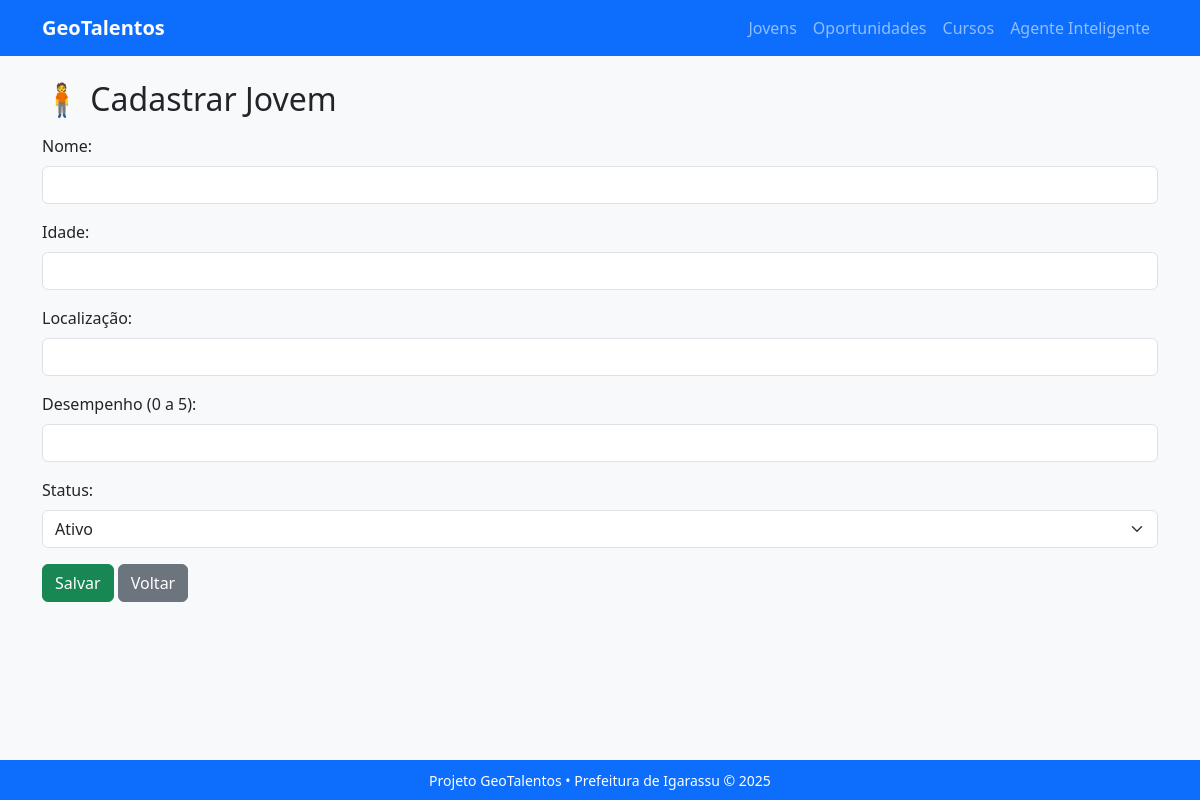
Before: /editar_jovem/2 with the older database file.
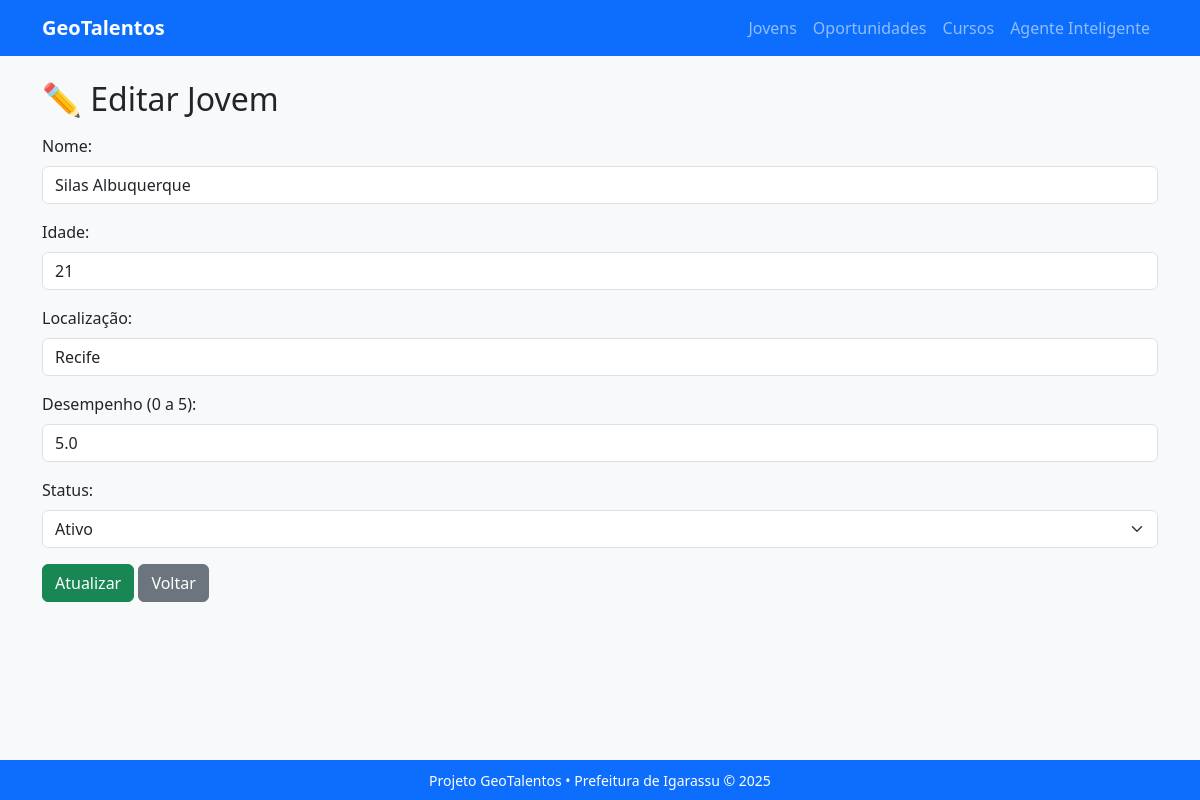
After: the same page with the newer database file.
### tables this page shows
CREATE TABLE jovem (
        id INTEGER PRIMARY KEY AUTOINCREMENT,
        nome TEXT,
        idade INTEGER,
        localizacao TEXT,
        desempenho REAL,
        status TEXT);

### app.py (the view, shortened to what this page needs)
@app.route('/editar_jovem/<int:id>', methods=['GET', 'POST'])
def editar_jovem(id):
    conn = conectar()
    cur = conn.cursor()
    cur.execute('SELECT * FROM jovem WHERE id=?', (id,))
    jovem = cur.fetchone()
    conn.close()
    return render_template('form_jovem.html', jovem=jovem)

### app.py (called while the page is built)
def conectar():
    return sqlite3.connect('geotalentos.db')

### templates/form_jovem.html (shortened to what this page needs)
{% extends 'base.html' %}
{% block conteudo %}
<h2>{% if jovem %}✏️ Editar Jovem{% else %}🧍 Cadastrar Jovem{% endif %}</h2>
<form method="POST" class="mt-3" action="{% if jovem %}/editar_jovem/{{ jovem[0] }}{% else %}/novo_jovem{% endif %}">
  <div class="mb-3"><label class="form-label">Nome:</label><input type="text" class="form-control" name="nome" value="{% if jovem %}{{ jovem[1] }}{% endif %}" required></div>
  <div class="mb-3"><label class="form-label">Idade:</label><input type="number" class="form-control" name="idade" value="{% if jovem %}{{ jovem[2] }}{% endif %}" required></div>
  <div class="mb-3"><label class="form-label">Localização:</label><input type="text" class="form-control" name="localizacao" value="{% if jovem %}{{ jovem[3] }}{% endif %}"></div>
  <div class="mb-3"><label class="form-label">Desempenho (0 a 5):</label><input type="number" step="0.1" class="form-control" name="desempenho" value="{% if jovem %}{{ jovem[4] }}{% endif %}"></div>
  <div class="mb-3"><label class="form-label">Status:</label><select class="form-select" name="status"><option {% if jovem and jovem[5] == 'Ativo' %}selected{% endif %}>Ativo</option></select></div>
  <button class="btn btn-success">{% if jovem %}Atualizar{% else %}Salvar{% endif %}</button> <a href="/jovens" class="btn btn-secondary">Voltar</a>
</form>
{% endblock %}

Changed rows visible on the page:
added jovem: nome "Silas Albuquerque", idade "21", localizacao "Recife", desempenho "5.0", status "Ativo"
Other visible differences:
form field status: "Ativo" → (not shown)
text no longer shown: "🧍 Cadastrar Jovem Salvar"
text now shown: "✏️ Editar Jovem Atualizar"
